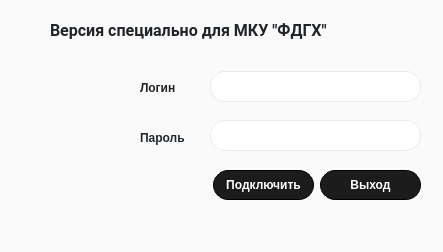
<?xml version="1.0" encoding="UTF-8"?>
<ui version="4.0">
 <class>MainWindow</class>
 <widget class="QMainWindow" name="MainWindow">
  <property name="geometry">
   <rect>
    <x>0</x>
    <y>0</y>
    <width>443</width>
    <height>252</height>
   </rect>
  </property>
  <property name="cursor">
   <cursorShape>ArrowCursor</cursorShape>
  </property>
  <property name="windowTitle">
   <string>RDP over SSH Client</string>
  </property>
  <property name="styleSheet">
   <string notr="true">QMainWindow {

}

QWidget {
background-color: #fafafa;
font-family: apple-system,BlinkMacSystemFont,&quot;Segoe UI&quot;,Roboto,&quot;Helvetica Neue&quot;, Arial, sans-serif;
color: #212529;
font-weight: bold; 
text-color: black;
}

QLabel {

}

QLineEdit {
padding: 0 10px 0 10px;
background-color: #ffffff;
box-shadow: 0 0 0 0; 
border: 1px solid #ebebeb;
border-radius: 15px;
/* color: black; */
}

QPushButton{
background-color: black;
border: 1px solid black;
border-radius: 15px;
display: flex;
justify-content: center;
background-color: #1c1c1c;
color: white;
position: relative;
padding: 5px;
}</string>
  </property>
  <widget class="QWidget" name="centralwidget">
   <property name="styleSheet">
    <string notr="true"/>
   </property>
   <widget class="QLabel" name="label_3">
    <property name="geometry">
     <rect>
      <x>20</x>
      <y>70</y>
      <width>81</width>
      <height>91</height>
     </rect>
    </property>
    <property name="styleSheet">
     <string notr="true">width: 100%
</string>
    </property>
    <property name="text">
     <string/>
    </property>
    <property name="pixmap">
     <pixmap>image/89.png</pixmap>
    </property>
   </widget>
   <widget class="QLabel" name="label_4">
    <property name="geometry">
     <rect>
      <x>50</x>
      <y>20</y>
      <width>341</width>
      <height>20</height>
     </rect>
    </property>
    <property name="font">
     <font>
      <family>apple-system,BlinkMacSystemFont,Segoe UI,Roboto,Helvetica Neue,Arial,sans-serif</family>
      <pointsize>12</pointsize>
      <weight>75</weight>
      <bold>true</bold>
     </font>
    </property>
    <property name="text">
     <string>Версия специально для МКУ &quot;ФДГХ&quot;</string>
    </property>
   </widget>
   <widget class="QWidget" name="widget" native="true">
    <property name="geometry">
     <rect>
      <x>163</x>
      <y>361</y>
      <width>135</width>
      <height>30</height>
     </rect>
    </property>
   </widget>
   <widget class="QPushButton" name="pushButton_2">
    <property name="geometry">
     <rect>
      <x>320</x>
      <y>170</y>
      <width>101</width>
      <height>30</height>
     </rect>
    </property>
    <property name="text">
     <string>Выход</string>
    </property>
   </widget>
   <widget class="QPushButton" name="pushButton">
    <property name="geometry">
     <rect>
      <x>213</x>
      <y>170</y>
      <width>101</width>
      <height>30</height>
     </rect>
    </property>
    <property name="styleSheet">
     <string notr="true"/>
    </property>
    <property name="text">
     <string>Подключить</string>
    </property>
   </widget>
   <widget class="QLineEdit" name="lineEdit_2">
    <property name="geometry">
     <rect>
      <x>210</x>
      <y>120</y>
      <width>211</width>
      <height>31</height>
     </rect>
    </property>
    <property name="echoMode">
     <enum>QLineEdit::Password</enum>
    </property>
   </widget>
   <widget class="QLineEdit" name="lineEdit">
    <property name="geometry">
     <rect>
      <x>210</x>
      <y>71</y>
      <width>211</width>
      <height>31</height>
     </rect>
    </property>
   </widget>
   <widget class="QLabel" name="label_2">
    <property name="geometry">
     <rect>
      <x>140</x>
      <y>130</y>
      <width>51</width>
      <height>16</height>
     </rect>
    </property>
    <property name="text">
     <string>Пароль</string>
    </property>
   </widget>
   <widget class="QLabel" name="label">
    <property name="geometry">
     <rect>
      <x>140</x>
      <y>80</y>
      <width>60</width>
      <height>16</height>
     </rect>
    </property>
    <property name="styleSheet">
     <string notr="true"/>
    </property>
    <property name="text">
     <string>Логин</string>
    </property>
   </widget>
  </widget>
  <widget class="QMenuBar" name="menubar">
   <property name="geometry">
    <rect>
     <x>0</x>
     <y>0</y>
     <width>443</width>
     <height>23</height>
    </rect>
   </property>
  </widget>
  <widget class="QStatusBar" name="statusbar"/>
  <action name="action">
   <property name="text">
    <string>О программе</string>
   </property>
  </action>
  <action name="action_2">
   <property name="text">
    <string>Помощь</string>
   </property>
  </action>
 </widget>
 <resources/>
 <connections/>
</ui>
